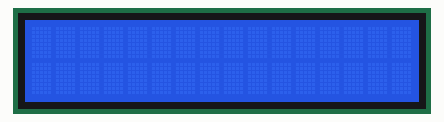
This sketch was run on a simulated Arduino Uno, built with avr-gcc and run on an emulated ATmega328P. Shown: 16×2 character LCD.

Above: at 0.1 s.
At 0.71 s:
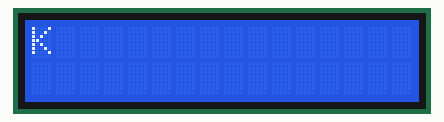
At 1.61 s:
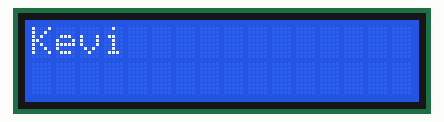
At 2.21 s:
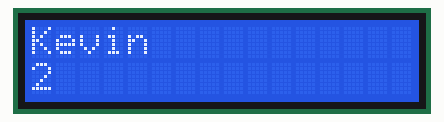
At 2.81 s:
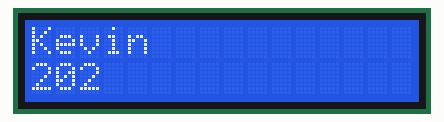
At 4.01 s:
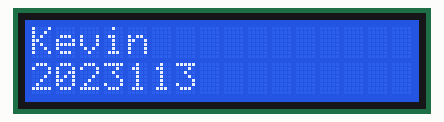

Measured:
- by itself, everything shown: repeats every 4.6 s, in 13 steps

The sketch:

Practica_No._6.ino
```cpp
#include <LiquidCrystal.h>

LiquidCrystal lcd_1(12, 11, 5, 4, 3, 2);
char name [5]={'K', 'e', 'v', 'i', 'n'};
int posicion [] = {0, 1, 2, 3, 4, 5};
int carnet [] = {2, 0, 2, 3, 1, 1, 3};
int po_car [] = {0, 1, 2, 3, 4, 5, 6};

void setup()
{
  lcd_1.begin(16, 2);
}

void loop()
{
  delay(500);
  for(int i = 0; i < 5; i++){
   lcd_1.setCursor(posicion[i], 0);
   lcd_1.print(name[i]);
    delay(300);
   }
  for(int i = 0; i<7; i++){
     lcd_1.setCursor(po_car[i], 1);
     lcd_1.print(carnet[i]);
     delay(300);
   }
  lcd_1.clear();
  delay(500);
}
```
